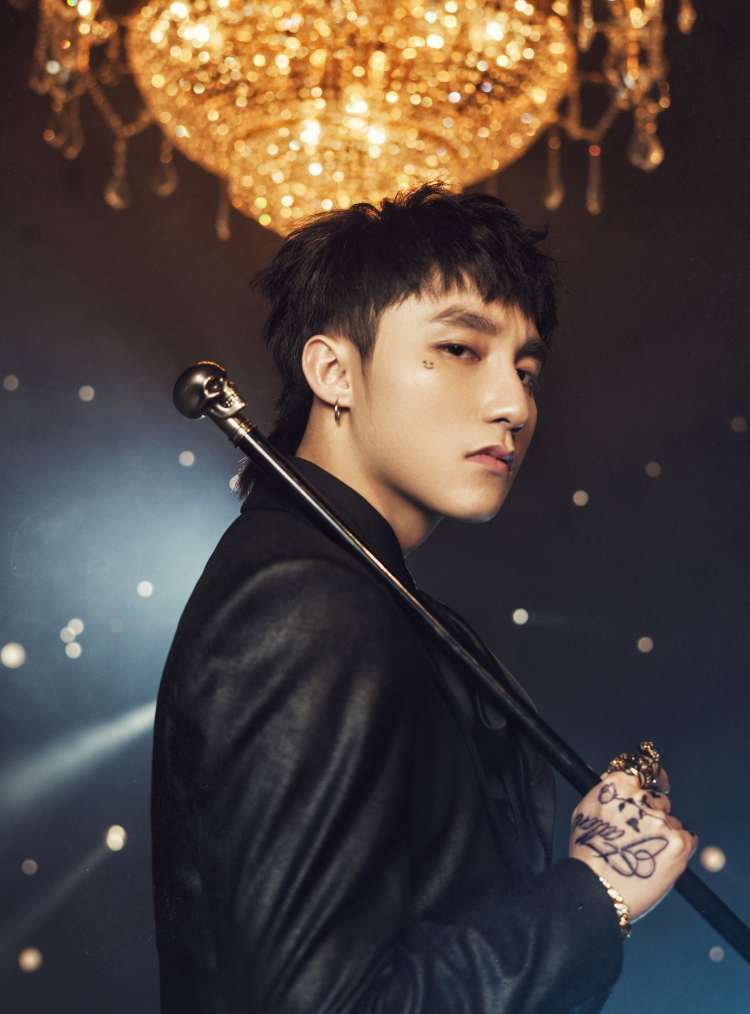
#> input picture lab2-20521881/foreground.jpg, 1500 x 2027 px (shown at 1/2 size)
$ python blending.py
#> lines starting #> are read from the running program, lines starting #| are printed output that depends on the picture
import cv2

fg = cv2.imread('foreground.jpg')
#> fg is the input picture: shape (2027, 1500, 3); mean B, G, R 62.8, 67.5, 78.6

mask = cv2.imread('mask.png', cv2.IMREAD_UNCHANGED)
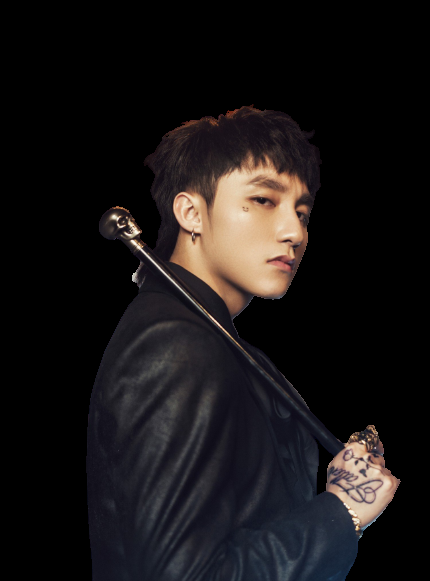
#> input picture lab2-20521881/mask.png, 430 x 581 px
#> mask is the input picture: shape (581, 430, 4); mean B, G, R, A 21.9, 21.5, 24.7, 95.8

effect = cv2.imread('effect.jpg')
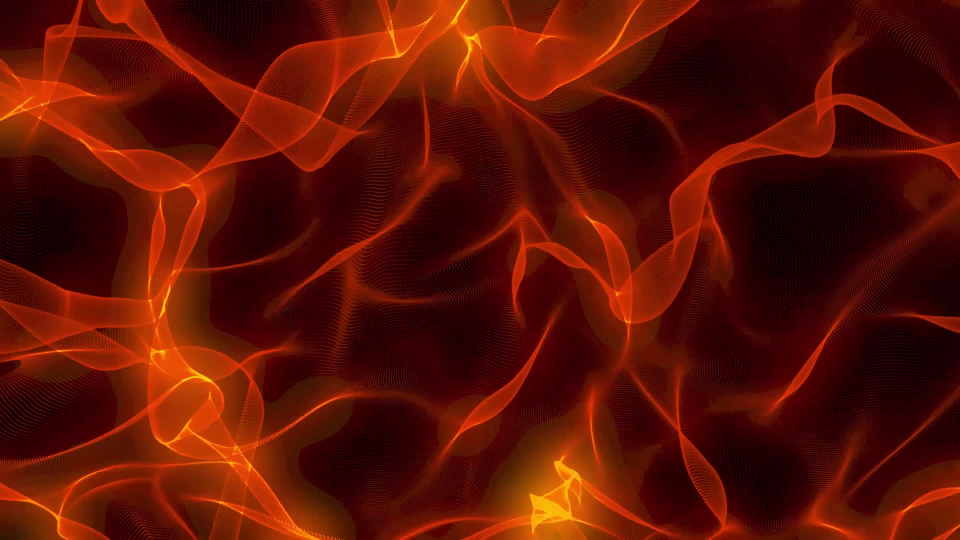
#> input picture lab2-20521881/effect.jpg, 1920 x 1080 px (shown at 1/2 size)
#> effect is the input picture: shape (1080, 1920, 3); mean B, G, R 3.8, 17.6, 92.2

#resize img
effect = cv2.resize(effect, (430,581))
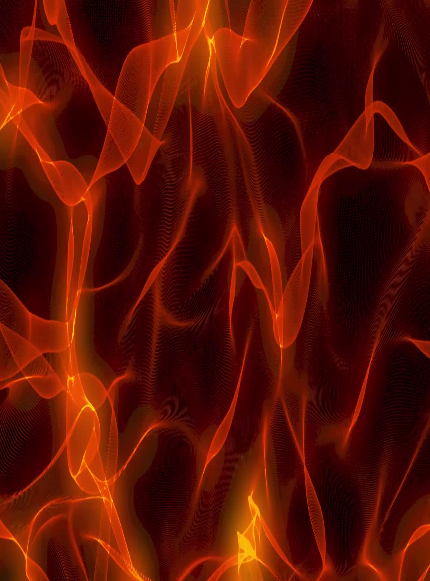
#> effect: shape (581, 430, 3); mean B, G, R 3.7, 17.5, 92.1
fg = cv2.resize(fg, (430,581))
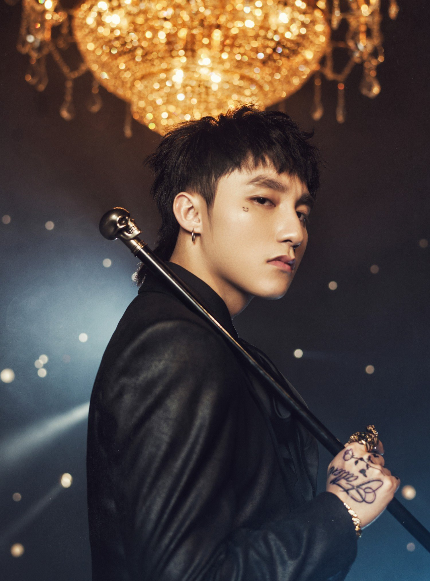
#> fg: shape (581, 430, 3); mean B, G, R 62.7, 67.4, 78.5

# #change color of smoke effect
# effect[:,:,2] = 0


#Sao chép ảnh qua biến mới
result = fg.copy()
alpha = 0.5
for x in range(mask.shape[0]): # result.shape[0]: chiều cao ảnh
    for y in range(mask.shape[1]): # result.shape[1]: chiều rộng ảnh
        if (mask[x,y,3] != 0): # Kiểm tra điểm ảnh
            result[x,y] = (alpha * fg[x,y] + (1 - alpha) * effect[x,y])
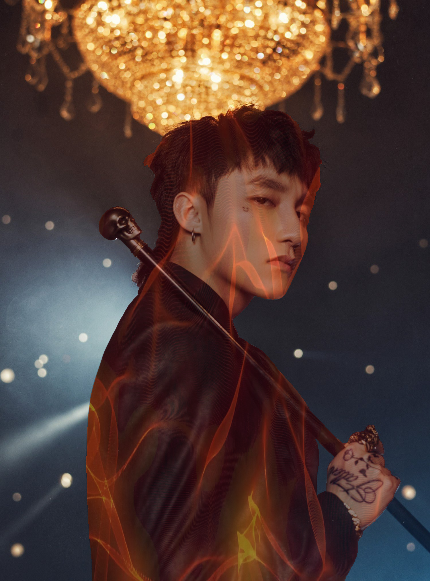
#> result: shape (581, 430, 3); mean B, G, R 52.5, 59.9, 83.3

cv2.imshow('Result', result)
cv2.waitKey(0)
